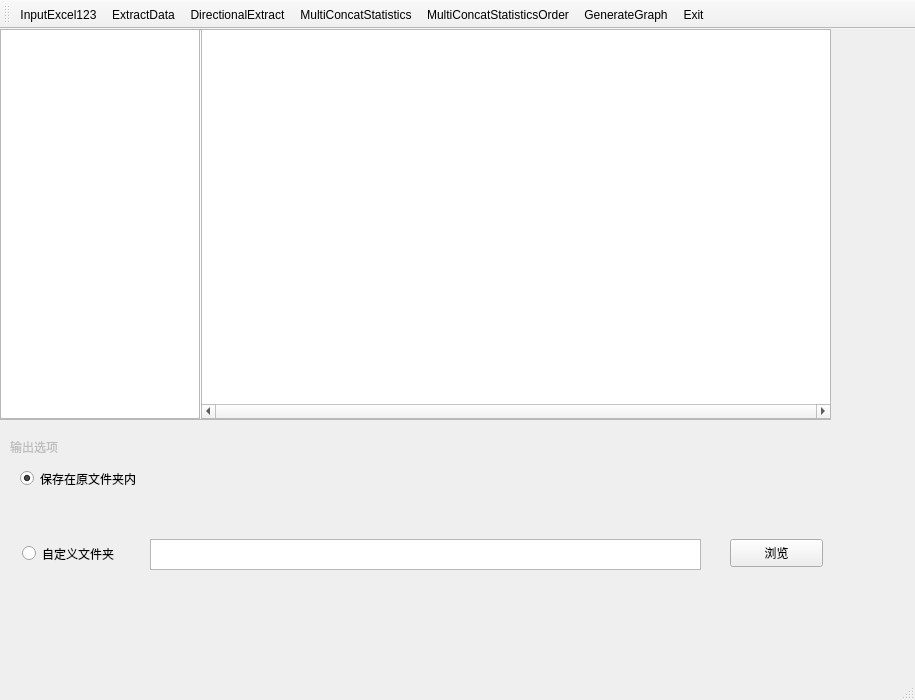
<?xml version="1.0" encoding="UTF-8"?>
<ui version="4.0">
 <class>MainWindow</class>
 <widget class="QMainWindow" name="MainWindow">
  <property name="geometry">
   <rect>
    <x>0</x>
    <y>0</y>
    <width>915</width>
    <height>700</height>
   </rect>
  </property>
  <property name="windowTitle">
   <string>AnalysisExcel</string>
  </property>
  <property name="windowIcon">
   <iconset>
    <normaloff>C:/Users/fhyli/.designer/image/贡献度分析.png</normaloff>C:/Users/fhyli/.designer/image/贡献度分析.png</iconset>
  </property>
  <widget class="QWidget" name="centralwidget">
   <widget class="QLabel" name="label">
    <property name="enabled">
     <bool>false</bool>
    </property>
    <property name="geometry">
     <rect>
      <x>10</x>
      <y>410</y>
      <width>60</width>
      <height>16</height>
     </rect>
    </property>
    <property name="text">
     <string>输出选项</string>
    </property>
   </widget>
   <widget class="QRadioButton" name="rButton1">
    <property name="geometry">
     <rect>
      <x>20</x>
      <y>440</y>
      <width>147</width>
      <height>19</height>
     </rect>
    </property>
    <property name="text">
     <string>保存在原文件夹内</string>
    </property>
    <property name="checked">
     <bool>true</bool>
    </property>
   </widget>
   <widget class="QRadioButton" name="rButton2">
    <property name="geometry">
     <rect>
      <x>22</x>
      <y>515</y>
      <width>117</width>
      <height>19</height>
     </rect>
    </property>
    <property name="text">
     <string>自定义文件夹</string>
    </property>
   </widget>
   <widget class="QTextEdit" name="text1">
    <property name="geometry">
     <rect>
      <x>150</x>
      <y>510</y>
      <width>551</width>
      <height>31</height>
     </rect>
    </property>
   </widget>
   <widget class="QPushButton" name="viewButton">
    <property name="geometry">
     <rect>
      <x>730</x>
      <y>510</y>
      <width>93</width>
      <height>28</height>
     </rect>
    </property>
    <property name="font">
     <font>
      <pointsize>9</pointsize>
     </font>
    </property>
    <property name="text">
     <string>浏览</string>
    </property>
   </widget>
   <widget class="QFrame" name="frame">
    <property name="geometry">
     <rect>
      <x>0</x>
      <y>0</y>
      <width>831</width>
      <height>391</height>
     </rect>
    </property>
    <property name="frameShape">
     <enum>QFrame::StyledPanel</enum>
    </property>
    <property name="frameShadow">
     <enum>QFrame::Raised</enum>
    </property>
    <widget class="QListView" name="list1">
     <property name="geometry">
      <rect>
       <x>0</x>
       <y>0</y>
       <width>200</width>
       <height>390</height>
      </rect>
     </property>
     <property name="sizePolicy">
      <sizepolicy hsizetype="Expanding" vsizetype="Expanding">
       <horstretch>1</horstretch>
       <verstretch>1</verstretch>
      </sizepolicy>
     </property>
     <property name="baseSize">
      <size>
       <width>200</width>
       <height>390</height>
      </size>
     </property>
    </widget>
    <widget class="QTextEdit" name="textEdit">
     <property name="geometry">
      <rect>
       <x>201</x>
       <y>0</y>
       <width>630</width>
       <height>390</height>
      </rect>
     </property>
     <property name="sizePolicy">
      <sizepolicy hsizetype="Expanding" vsizetype="Expanding">
       <horstretch>1</horstretch>
       <verstretch>1</verstretch>
      </sizepolicy>
     </property>
     <property name="sizeIncrement">
      <size>
       <width>599</width>
       <height>390</height>
      </size>
     </property>
     <property name="baseSize">
      <size>
       <width>599</width>
       <height>390</height>
      </size>
     </property>
     <property name="verticalScrollBarPolicy">
      <enum>Qt::ScrollBarAsNeeded</enum>
     </property>
     <property name="horizontalScrollBarPolicy">
      <enum>Qt::ScrollBarAlwaysOn</enum>
     </property>
    </widget>
    <widget class="Line" name="line">
     <property name="geometry">
      <rect>
       <x>200</x>
       <y>0</y>
       <width>1</width>
       <height>390</height>
      </rect>
     </property>
     <property name="sizePolicy">
      <sizepolicy hsizetype="Fixed" vsizetype="Minimum">
       <horstretch>1</horstretch>
       <verstretch>1</verstretch>
      </sizepolicy>
     </property>
     <property name="orientation">
      <enum>Qt::Vertical</enum>
     </property>
    </widget>
   </widget>
  </widget>
  <widget class="QMenuBar" name="menubar">
   <property name="geometry">
    <rect>
     <x>0</x>
     <y>0</y>
     <width>915</width>
     <height>26</height>
    </rect>
   </property>
  </widget>
  <widget class="QStatusBar" name="statusbar"/>
  <widget class="QToolBar" name="toolBar">
   <property name="windowTitle">
    <string>toolBar</string>
   </property>
   <attribute name="toolBarArea">
    <enum>TopToolBarArea</enum>
   </attribute>
   <attribute name="toolBarBreak">
    <bool>false</bool>
   </attribute>
   <addaction name="button1"/>
   <addaction name="button2"/>
   <addaction name="button3"/>
   <addaction name="button4"/>
   <addaction name="button5"/>
   <addaction name="button6"/>
   <addaction name="button7"/>
  </widget>
  <action name="button1">
   <property name="icon">
    <iconset>
     <normaloff>../image/图标-01.png</normaloff>../image/图标-01.png</iconset>
   </property>
   <property name="text">
    <string>InputExcel123</string>
   </property>
   <property name="toolTip">
    <string>导入EXECEL</string>
   </property>
  </action>
  <action name="button2">
   <property name="icon">
    <iconset>
     <normaloff>../image/图标-02.png</normaloff>../image/图标-02.png</iconset>
   </property>
   <property name="text">
    <string>ExtractData</string>
   </property>
   <property name="toolTip">
    <string>提取列数据</string>
   </property>
  </action>
  <action name="button3">
   <property name="icon">
    <iconset>
     <normaloff>../image/图标-03.png</normaloff>../image/图标-03.png</iconset>
   </property>
   <property name="text">
    <string>DirectionalExtract</string>
   </property>
   <property name="toolTip">
    <string>定向筛选</string>
   </property>
  </action>
  <action name="button4">
   <property name="icon">
    <iconset>
     <normaloff>../image/图标-04.png</normaloff>../image/图标-04.png</iconset>
   </property>
   <property name="text">
    <string>MultiConcatStatistics</string>
   </property>
   <property name="toolTip">
    <string>多表合并</string>
   </property>
  </action>
  <action name="button5">
   <property name="icon">
    <iconset>
     <normaloff>../image/图标-05.png</normaloff>../image/图标-05.png</iconset>
   </property>
   <property name="text">
    <string>MultiConcatStatisticsOrder</string>
   </property>
   <property name="toolTip">
    <string>多表统计排行</string>
   </property>
  </action>
  <action name="button6">
   <property name="icon">
    <iconset>
     <normaloff>../image/图标-06.png</normaloff>../image/图标-06.png</iconset>
   </property>
   <property name="text">
    <string>GenerateGraph</string>
   </property>
   <property name="toolTip">
    <string>生成图表</string>
   </property>
  </action>
  <action name="button7">
   <property name="icon">
    <iconset>
     <normaloff>../image/图标-07.png</normaloff>../image/图标-07.png</iconset>
   </property>
   <property name="text">
    <string>Exit</string>
   </property>
   <property name="toolTip">
    <string>退出</string>
   </property>
  </action>
 </widget>
 <resources/>
 <connections/>
</ui>
